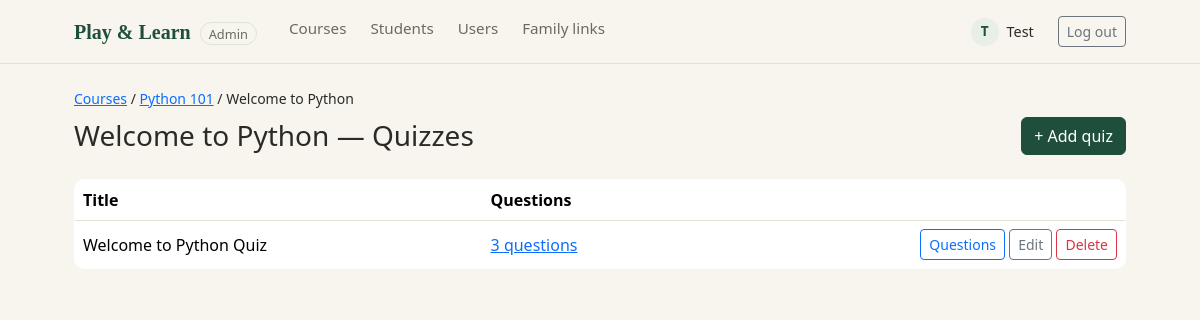
The app's page /admin/quizzes.php?lesson_id=29 (signed in) with its own data.
### tables this page shows
CREATE TABLE `lessons` (
  `lesson_id` int NOT NULL AUTO_INCREMENT,
  `course_id` int NOT NULL,
  `title` varchar(150) NOT NULL,
  `content` text,
  `game_type` varchar(50) DEFAULT NULL,
  `game_data` json DEFAULT NULL,
  `sort_order` int DEFAULT '0',
  PRIMARY KEY (`lesson_id`),
  KEY `course_id` (`course_id`),
  CONSTRAINT `lessons_ibfk_1` FOREIGN KEY (`course_id`) REFERENCES `courses` (`course_id`) ON DELETE CASCADE
);

CREATE TABLE `courses` (
  `course_id` int NOT NULL AUTO_INCREMENT,
  `title` varchar(100) NOT NULL,
  `description` text,
  `created_by` int NOT NULL,
  `created_at` timestamp NULL DEFAULT CURRENT_TIMESTAMP,
  PRIMARY KEY (`course_id`),
  KEY `created_by` (`created_by`),
  CONSTRAINT `courses_ibfk_1` FOREIGN KEY (`created_by`) REFERENCES `users` (`user_id`)
);

CREATE TABLE `quizzes` (
  `quiz_id` int NOT NULL AUTO_INCREMENT,
  `lesson_id` int NOT NULL,
  `title` varchar(150) NOT NULL,
  PRIMARY KEY (`quiz_id`),
  KEY `lesson_id` (`lesson_id`),
  CONSTRAINT `quizzes_ibfk_1` FOREIGN KEY (`lesson_id`) REFERENCES `lessons` (`lesson_id`) ON DELETE CASCADE
);

### admin/quizzes.php (the view, shortened to what this page needs)
<?php
require __DIR__ . '/../config/db.php';
$lesson_id = (int) ($_GET['lesson_id'] ?? 0);
$lesson_stmt = $pdo->prepare('
    SELECT l.lesson_id, l.title, l.course_id, c.title AS course_title
    FROM lessons l
    JOIN courses c ON c.course_id = l.course_id
    WHERE l.lesson_id = ?
');
$lesson_stmt->execute([$lesson_id]);
$lesson = $lesson_stmt->fetch();
$quizzes_stmt = $pdo->prepare('SELECT q.quiz_id, q.title, (SELECT COUNT(*) FROM questions s WHERE s.quiz_id = q.quiz_id) AS question_count FROM quizzes q WHERE q.lesson_id = ? ORDER BY q.quiz_id');
$quizzes_stmt->execute([$lesson_id]);
$quizzes = $quizzes_stmt->fetchAll();
require __DIR__ . '/../includes/admin_header.php';
?>
<nav class="small mb-2">
    <a href="/admin/index.php">Courses</a> /
    <a href="/admin/lessons.php?course_id=<?= (int) $lesson['course_id'] ?>"><?= htmlspecialchars($lesson['course_title']) ?></a> /
    <?= htmlspecialchars($lesson['title']) ?>
</nav>
<div class="d-flex justify-content-between align-items-center mb-4">
    <h1 class="h3 mb-0"><?= htmlspecialchars($lesson['title']) ?> — Quizzes</h1>
    <a class="btn btn-pl-primary" href="/admin/quiz_form.php?lesson_id=<?= $lesson_id ?>">+ Add quiz</a>
</div>
<table class="table pl-table align-middle">
    <thead>
        <tr>
            <th>Title</th>
            <th>Questions</th>
            <th></th>
        </tr>
    </thead>
    <tbody>
        <?php foreach ($quizzes as $quiz): ?>
            <tr>
                <td><?= htmlspecialchars($quiz['title']) ?></td>
                <td>
                    <a href="/admin/questions.php?quiz_id=<?= (int) $quiz['quiz_id'] ?>"><?= (int) $quiz['question_count'] ?> question<?= (int) $quiz['question_count'] === 1 ? '' : 's' ?></a>
                </td>
                <td class="text-end">
                    <a class="btn btn-sm btn-outline-primary"
                       href="/admin/questions.php?quiz_id=<?= (int) $quiz['quiz_id'] ?>">Questions</a>
                    <a class="btn btn-sm btn-outline-secondary"
                       href="/admin/quiz_form.php?lesson_id=<?= $lesson_id ?>&amp;id=<?= (int) $quiz['quiz_id'] ?>">Edit</a>
                    <form class="d-inline" method="post" action="/admin/delete_quiz.php"
                          onsubmit="return confirm('Delete this quiz, its questions and students\' scores on it?');">
                        <button class="btn btn-sm btn-outline-danger" type="submit">Delete</button>
                    </form>
                </td>
            </tr>
        <?php endforeach; ?>
    </tbody>
</table>
<?php require __DIR__ . '/../includes/footer.php'; ?>

### assets/css/style.css (style rules this page uses)
:root { --pl-cream: #F7F5EE; --pl-green-dark: #1F4E3D; --pl-green-mid: #2F6B4F; --pl-green-pale: #E7EFE6; --pl-border: #DDE3D6; --pl-text: #2B2B26; --pl-text-muted: #6B6A62; }
body { background: var(--pl-cream); color: var(--pl-text); font-family: 'Segoe UI', system-ui, -apple-system, sans-serif; }
.pl-table { background: #fff; border: 1px solid var(--pl-border); border-radius: 10px; overflow: hidden; }
.btn-pl-primary { background: var(--pl-green-dark); border-color: var(--pl-green-dark); color: #fff; }

### records on screen
lessons: course.title "Python 101", title "Welcome to Python"
quizzes: title "Welcome to Python Quiz", question_count "3"

### other values on screen
substr($user['first_name'] ?? '?', 0, 1) "T"
$user['first_name'] "Test"
